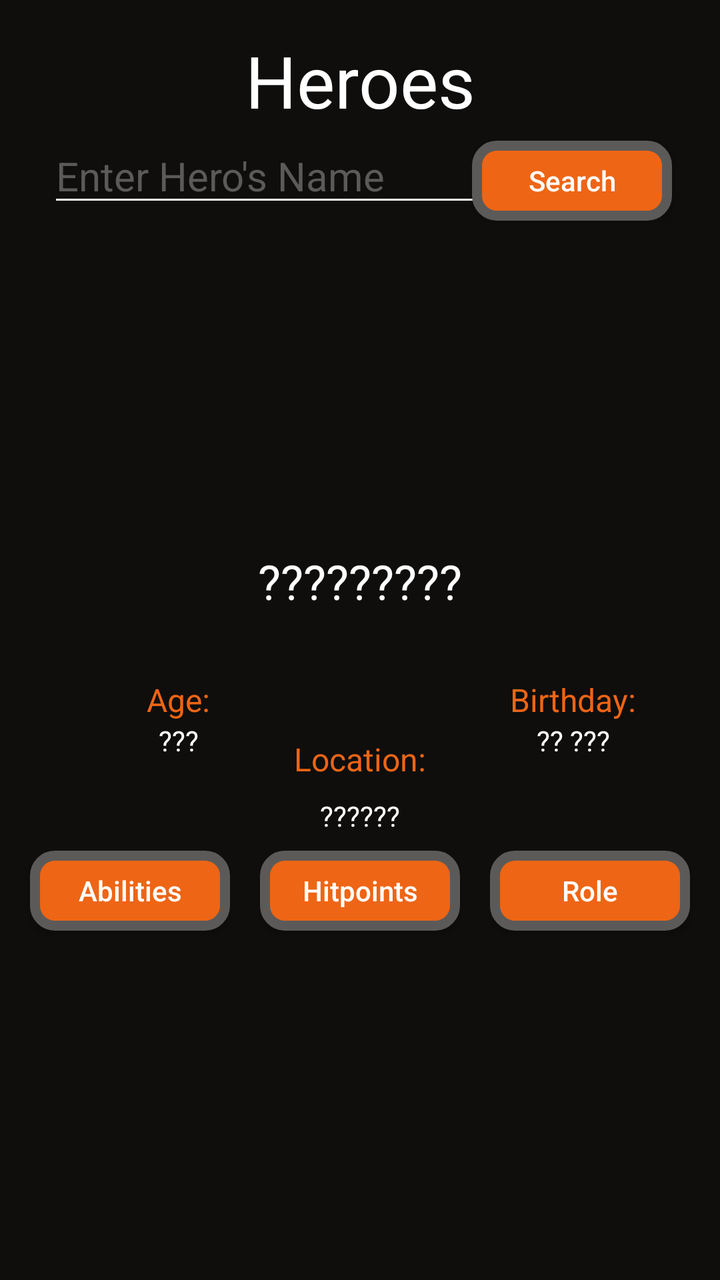
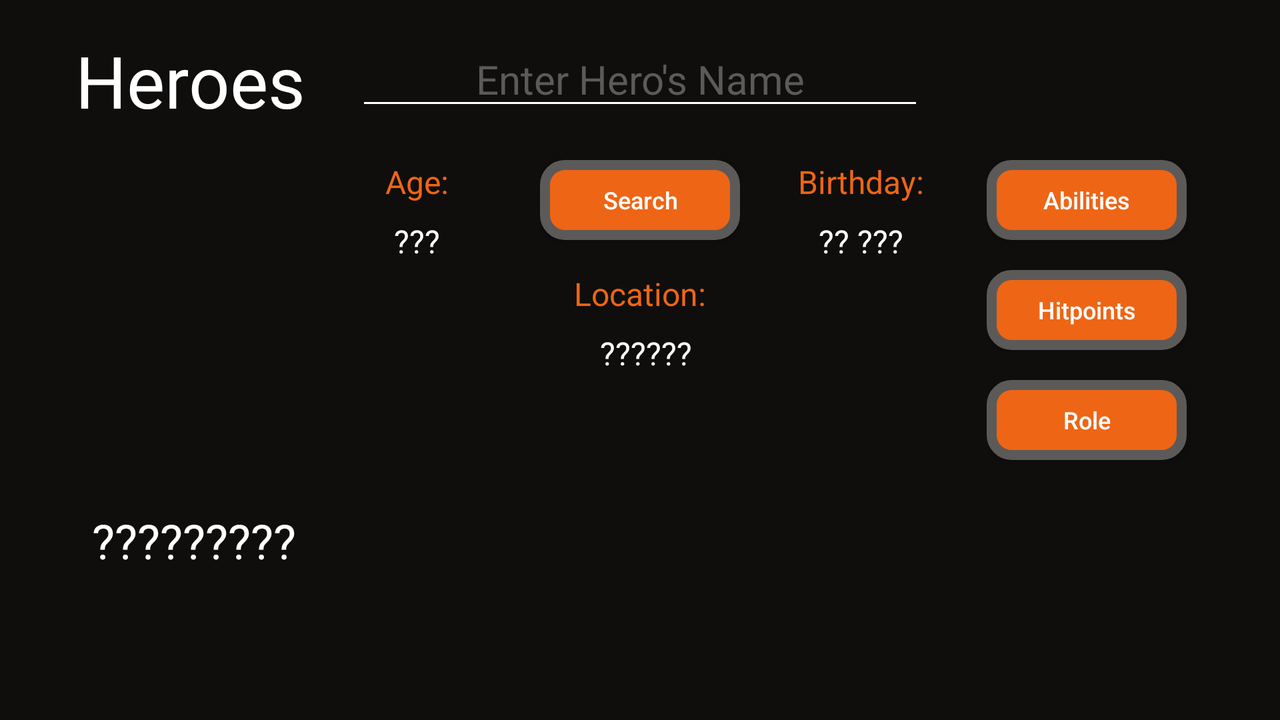

Compare how this app lays out the same screen by default and in its alternative resource folder. The renders come first, then the two layout files and the values they reference.
<!-- AndroidManifest.xml: application theme Theme.Overwatch2App_MenuActivity -->
<!-- res/layout/activity_heroes.xml -->
<?xml version="1.0" encoding="utf-8"?>
<androidx.constraintlayout.widget.ConstraintLayout xmlns:android="http://schemas.android.com/apk/res/android"
    xmlns:app="http://schemas.android.com/apk/res-auto"
    xmlns:tools="http://schemas.android.com/tools"
    android:layout_width="match_parent"
    android:layout_height="match_parent"
    android:background="@color/lightblack"
    tools:context=".heroesActivity.HeroesActivity">

    <TextView
        android:id="@+id/heroesSectionTitle"
        android:layout_width="wrap_content"
        android:layout_height="wrap_content"
        android:layout_marginTop="16dp"
        android:text="@string/heroesSectionTitleDefaultText"
        android:textColor="@color/white"
        android:textSize="36sp"
        app:layout_constraintBottom_toTopOf="@+id/searchHeroEditText"
        app:layout_constraintEnd_toEndOf="parent"
        app:layout_constraintHorizontal_bias="0.5"
        app:layout_constraintStart_toStartOf="parent"
        app:layout_constraintTop_toTopOf="parent" />

    <EditText
        android:id="@+id/searchHeroEditText"
        android:layout_width="wrap_content"
        android:layout_height="wrap_content"
        android:layout_marginStart="24dp"
        android:backgroundTint="@color/white"
        android:ems="10"
        android:hint="@string/searchHeroEditTextHintDefault"
        android:inputType="text"
        android:textColor="@color/white"
        android:textColorHint="@color/grey"
        android:textSize="20sp"
        app:layout_constraintBottom_toTopOf="@+id/heroPortrait"
        app:layout_constraintStart_toStartOf="parent"
        app:layout_constraintTop_toBottomOf="@+id/heroesSectionTitle"
        tools:ignore="Autofill,TextContrastCheck,TouchTargetSizeCheck" />


    <Button
        android:id="@+id/searchHeroButton"
        android:layout_width="100dp"
        android:layout_height="40dp"
        android:layout_marginEnd="24dp"
        android:background="@drawable/custom_activity_button"
        android:text="@string/searchHeroButtonDefaultText"
        android:textAllCaps="false"
        android:textColor="@color/white"
        android:textSize="14sp"
        app:layout_constraintBaseline_toBaselineOf="@+id/searchHeroEditText"
        app:layout_constraintEnd_toEndOf="parent"
        tools:ignore="TextContrastCheck,TouchTargetSizeCheck" />

    <ImageView
        android:id="@+id/heroPortrait"
        android:layout_width="150dp"
        android:layout_height="150dp"
        android:layout_marginTop="8dp"
        android:src="@drawable/overwatch_logo"
        app:layout_constraintEnd_toEndOf="parent"
        app:layout_constraintHorizontal_bias="0.5"
        app:layout_constraintStart_toStartOf="parent"
        app:layout_constraintTop_toBottomOf="@+id/searchHeroEditText"
        tools:ignore="ContentDescription" />

    <TextView
        android:id="@+id/descriptionDisplay"
        android:layout_width="0dp"
        android:layout_height="wrap_content"
        android:layout_marginStart="24dp"
        android:layout_marginTop="8dp"
        android:layout_marginEnd="24dp"
        android:gravity="center"
        android:textColor="@color/white"
        android:textSize="12sp"
        android:textStyle="italic"
        app:layout_constraintEnd_toEndOf="parent"
        app:layout_constraintHorizontal_bias="0.5"
        app:layout_constraintStart_toStartOf="parent"
        app:layout_constraintTop_toBottomOf="@+id/heroNameDisplay" />

    <TextView
        android:id="@+id/birthdayHeroTitle"
        android:layout_width="wrap_content"
        android:layout_height="wrap_content"
        android:layout_marginTop="8dp"
        android:text="@string/birthdayTitleDefaultText"
        android:textColor="@color/orange"
        android:textSize="16sp"
        app:layout_constraintStart_toEndOf="@+id/heroPortrait"
        app:layout_constraintTop_toBottomOf="@+id/descriptionDisplay" />

    <TextView
        android:id="@+id/heroBirthdayDisplay"
        android:layout_width="wrap_content"
        android:layout_height="wrap_content"
        android:text="@string/heroBirthdayDisplayDefaultText"
        android:textColor="@color/white"
        android:textSize="14sp"
        app:layout_constraintEnd_toEndOf="@+id/birthdayHeroTitle"
        app:layout_constraintStart_toStartOf="@+id/birthdayHeroTitle"
        app:layout_constraintTop_toBottomOf="@+id/birthdayHeroTitle" />

    <TextView
        android:id="@+id/heroAgeDisplay"
        android:layout_width="wrap_content"
        android:layout_height="wrap_content"
        android:text="@string/heroAgeDisplayDefaultText"
        android:textColor="@color/white"
        android:textSize="14sp"
        app:layout_constraintEnd_toEndOf="@+id/ageHeroTitle"
        app:layout_constraintStart_toStartOf="@+id/ageHeroTitle"
        app:layout_constraintTop_toBottomOf="@+id/ageHeroTitle" />

    <TextView
        android:id="@+id/heroLocationTitle"
        android:layout_width="wrap_content"
        android:layout_height="wrap_content"
        android:layout_marginTop="8dp"
        android:text="@string/heroLocationTitleDefaultText"
        android:textColor="@color/orange"
        android:textSize="16sp"
        app:layout_constraintEnd_toEndOf="parent"
        app:layout_constraintHorizontal_bias="0.5"
        app:layout_constraintStart_toStartOf="parent"
        app:layout_constraintTop_toBottomOf="@+id/ageHeroTitle" />

    <TextView
        android:id="@+id/heroLocationDisplay"
        android:layout_width="0dp"
        android:layout_height="wrap_content"
        android:layout_marginStart="24dp"
        android:layout_marginTop="8dp"
        android:layout_marginEnd="24dp"
        android:gravity="center"
        android:text="@string/heroLocationDisplayDefaultText"
        android:textColor="@color/white"
        android:textSize="14sp"
        app:layout_constraintEnd_toEndOf="parent"
        app:layout_constraintHorizontal_bias="0.5"
        app:layout_constraintStart_toStartOf="parent"
        app:layout_constraintTop_toBottomOf="@+id/heroLocationTitle" />

    <TextView
        android:id="@+id/ageHeroTitle"
        android:layout_width="wrap_content"
        android:layout_height="wrap_content"
        android:layout_marginTop="8dp"
        android:text="@string/ageTitleDefaultText"
        android:textColor="@color/orange"
        android:textSize="16sp"
        app:layout_constraintEnd_toStartOf="@+id/heroPortrait"
        app:layout_constraintTop_toBottomOf="@+id/descriptionDisplay" />

    <TextView
        android:id="@+id/heroNameDisplay"
        android:layout_width="wrap_content"
        android:layout_height="wrap_content"
        android:layout_marginTop="8dp"
        android:text="@string/heroNameDisplayDefaultText"
        android:textColor="@color/white"
        android:textSize="24sp"
        app:layout_constraintEnd_toEndOf="parent"
        app:layout_constraintHorizontal_bias="0.5"
        app:layout_constraintStart_toStartOf="parent"
        app:layout_constraintTop_toBottomOf="@+id/heroPortrait" />

    <Button
        android:id="@+id/abilitiesButton"
        android:layout_width="100dp"
        android:layout_height="40dp"
        android:background="@drawable/custom_activity_button"
        android:text="@string/abilitiesButtonDefaultText"
        android:textAllCaps="false"
        android:textColor="@color/white"
        android:textSize="14sp"
        app:layout_constraintBottom_toBottomOf="@+id/hitPointsButton"
        app:layout_constraintEnd_toStartOf="@+id/hitPointsButton"
        app:layout_constraintHorizontal_bias="0.5"
        app:layout_constraintStart_toStartOf="parent"
        app:layout_constraintTop_toTopOf="@+id/hitPointsButton"
        tools:ignore="TextContrastCheck,TouchTargetSizeCheck" />

    <Button
        android:id="@+id/roleButton"
        android:layout_width="100dp"
        android:layout_height="40dp"
        android:background="@drawable/custom_activity_button"
        android:text="@string/rolesButtonDefaultText"
        android:textAllCaps="false"
        android:textColor="@color/white"
        android:textSize="14sp"
        app:layout_constraintBottom_toBottomOf="@+id/hitPointsButton"
        app:layout_constraintEnd_toEndOf="parent"
        app:layout_constraintHorizontal_bias="0.5"
        app:layout_constraintStart_toEndOf="@+id/hitPointsButton"
        app:layout_constraintTop_toTopOf="@+id/hitPointsButton"
        tools:ignore="TextContrastCheck,TouchTargetSizeCheck" />

    <Button
        android:id="@+id/hitPointsButton"
        android:layout_width="100dp"
        android:layout_height="40dp"
        android:layout_marginTop="8dp"
        android:background="@drawable/custom_activity_button"
        android:text="@string/hitpointsButtonDefaultText"
        android:textAllCaps="false"
        android:textColor="@color/white"
        android:textSize="14sp"
        app:layout_constraintEnd_toStartOf="@+id/roleButton"
        app:layout_constraintHorizontal_bias="0.5"
        app:layout_constraintStart_toEndOf="@+id/abilitiesButton"
        app:layout_constraintTop_toBottomOf="@+id/heroLocationDisplay"
        tools:ignore="TextContrastCheck,TouchTargetSizeCheck" />

    <ImageView
        android:id="@+id/overwatchLogoImageBackButton"
        android:layout_width="50dp"
        android:layout_height="50dp"
        android:layout_marginTop="16dp"
        android:src="@drawable/overwatch_logo"
        app:layout_constraintEnd_toEndOf="parent"
        app:layout_constraintHorizontal_bias="0.5"
        app:layout_constraintStart_toStartOf="parent"
        app:layout_constraintTop_toBottomOf="@+id/hitPointsButton"
        tools:ignore="ContentDescription" />

</androidx.constraintlayout.widget.ConstraintLayout>
<!-- resources referenced by this layout -->
<resources>
  <color name="grey">#5C5A59</color>
  <color name="lightblack">#0F0E0D</color>
  <color name="orange">#EE6515</color>
  <color name="white">#FFFFFFFF</color>
  <!-- drawable custom_activity_button (drawable) -->
  <?xml version="1.0" encoding="utf-8"?>
  <shape android:shape="rectangle"
      xmlns:android="http://schemas.android.com/apk/res/android">
  
      
      <stroke
          android:width="5dp"
          android:color="@color/grey" />
  
      
      <solid android:color="@color/orange" />
  
      
      <corners android:radius="10dp" />
  </shape>
  <string name="abilitiesButtonDefaultText">Abilities</string>
  <string name="ageTitleDefaultText">Age:</string>
  <string name="birthdayTitleDefaultText">Birthday:</string>
  <string name="heroAgeDisplayDefaultText">\???</string>
  <string name="heroBirthdayDisplayDefaultText">\?? ???</string>
  <string name="heroLocationDisplayDefaultText">\??????</string>
  <string name="heroLocationTitleDefaultText">Location:</string>
  <string name="heroNameDisplayDefaultText">\?????????</string>
  <string name="heroesSectionTitleDefaultText">Heroes</string>
  <string name="hitpointsButtonDefaultText">Hitpoints</string>
  <string name="rolesButtonDefaultText">Role</string>
  <string name="searchHeroButtonDefaultText">Search</string>
  <string name="searchHeroEditTextHintDefault">Enter Hero\'s Name</string>
  <style name="Theme.Overwatch2App_MenuActivity" parent="Base.Theme.Overwatch2App_MenuActivity" />
  <style name="Base.Theme.Overwatch2App_MenuActivity" parent="Theme.AppCompat.Light.NoActionBar">
          
          
      </style>
</resources>
<!-- res/layout-land/activity_heroes.xml (the repository's variant of the layout above) -->
<!-- drawn on the phone turned sideways -->
<?xml version="1.0" encoding="utf-8"?>
<androidx.constraintlayout.widget.ConstraintLayout xmlns:android="http://schemas.android.com/apk/res/android"
    xmlns:app="http://schemas.android.com/apk/res-auto"
    xmlns:tools="http://schemas.android.com/tools"
    android:layout_width="match_parent"
    android:layout_height="match_parent"
    android:background="@color/lightblack"
    tools:context=".heroesActivity.HeroesActivity">


    <TextView
        android:id="@+id/heroesSectionTitle"
        android:layout_width="wrap_content"
        android:layout_height="wrap_content"
        android:layout_marginTop="24dp"
        android:layout_marginBottom="24dp"
        android:text="@string/heroesSectionTitleDefaultText"
        android:textColor="@color/white"
        android:textSize="36sp"
        app:layout_constraintBottom_toTopOf="@+id/heroPortrait"
        app:layout_constraintEnd_toEndOf="@+id/heroPortrait"
        app:layout_constraintHorizontal_bias="0.521"
        app:layout_constraintStart_toStartOf="@+id/heroPortrait"
        app:layout_constraintTop_toTopOf="parent" />

    <EditText
        android:id="@+id/searchHeroEditText"
        android:layout_width="wrap_content"
        android:layout_height="wrap_content"
        android:backgroundTint="@color/white"
        android:ems="12"
        android:gravity="center"
        android:hint="@string/searchHeroEditTextHintDefault"
        android:inputType="text"
        android:textColor="@color/white"
        android:textColorHint="@color/grey"
        android:textSize="20sp"
        app:layout_constraintBottom_toBottomOf="@+id/heroesSectionTitle"
        app:layout_constraintEnd_toEndOf="parent"
        app:layout_constraintStart_toStartOf="parent"
        app:layout_constraintTop_toTopOf="@+id/heroesSectionTitle"
        app:layout_constraintVertical_bias="0.0"
        tools:ignore="Autofill,TextContrastCheck" />

    <Button
        android:id="@+id/searchHeroButton"
        android:layout_width="100dp"
        android:layout_height="40dp"
        android:background="@drawable/custom_activity_button"
        android:text="@string/searchHeroButtonDefaultText"
        android:textAllCaps="false"
        android:textColor="@color/white"
        android:textSize="12sp"
        app:layout_constraintEnd_toEndOf="@+id/searchHeroEditText"
        app:layout_constraintStart_toStartOf="@+id/searchHeroEditText"
        app:layout_constraintTop_toTopOf="@+id/abilitiesButton"
        tools:ignore="TextContrastCheck,TouchTargetSizeCheck" />

    <ImageView
        android:id="@+id/heroPortrait"
        android:layout_width="150dp"
        android:layout_height="150dp"
        android:layout_marginTop="80dp"
        android:layout_marginEnd="125dp"
        android:src="@drawable/overwatch_logo"
        app:layout_constraintEnd_toStartOf="@+id/overwatchLogoImageBackButton"
        app:layout_constraintTop_toTopOf="parent"
        tools:ignore="ContentDescription" />

    <TextView
        android:id="@+id/heroNameDisplay"
        android:layout_width="wrap_content"
        android:layout_height="wrap_content"
        android:layout_marginTop="24dp"
        android:text="@string/heroNameDisplayDefaultText"
        android:textColor="@color/white"
        android:textSize="24sp"
        app:layout_constraintEnd_toEndOf="@+id/heroesSectionTitle"
        app:layout_constraintHorizontal_bias="0.638"
        app:layout_constraintStart_toStartOf="@+id/heroesSectionTitle"
        app:layout_constraintTop_toBottomOf="@+id/heroPortrait" />

    <TextView
        android:id="@+id/ageHeroTitle"
        android:layout_width="wrap_content"
        android:layout_height="wrap_content"
        android:layout_marginEnd="48dp"
        android:text="@string/ageTitleDefaultText"
        android:textColor="@color/orange"
        android:textSize="16sp"
        app:layout_constraintEnd_toStartOf="@+id/heroLocationTitle"
        app:layout_constraintStart_toStartOf="@+id/searchHeroEditText"
        app:layout_constraintTop_toTopOf="@+id/heroPortrait" />

    <TextView
        android:id="@+id/heroAgeDisplay"
        android:layout_width="wrap_content"
        android:layout_height="wrap_content"
        android:layout_marginTop="8dp"
        android:text="@string/heroAgeDisplayDefaultText"
        android:textColor="@color/white"
        android:textSize="16sp"
        app:layout_constraintEnd_toEndOf="@+id/ageHeroTitle"
        app:layout_constraintStart_toStartOf="@+id/ageHeroTitle"
        app:layout_constraintTop_toBottomOf="@+id/ageHeroTitle" />

    <TextView
        android:id="@+id/birthdayHeroTitle"
        android:layout_width="wrap_content"
        android:layout_height="wrap_content"
        android:text="@string/birthdayTitleDefaultText"
        android:textColor="@color/orange"
        android:textSize="16sp"
        app:layout_constraintEnd_toEndOf="@+id/searchHeroEditText"
        app:layout_constraintTop_toTopOf="@+id/ageHeroTitle" />

    <TextView
        android:id="@+id/heroBirthdayDisplay"
        android:layout_width="wrap_content"
        android:layout_height="wrap_content"
        android:layout_marginTop="8dp"
        android:text="@string/heroBirthdayDisplayDefaultText"
        android:textColor="@color/white"
        android:textSize="16sp"
        app:layout_constraintEnd_toEndOf="@+id/birthdayHeroTitle"
        app:layout_constraintStart_toStartOf="@+id/birthdayHeroTitle"
        app:layout_constraintTop_toBottomOf="@+id/birthdayHeroTitle" />

    <TextView
        android:id="@+id/heroLocationTitle"
        android:layout_width="wrap_content"
        android:layout_height="wrap_content"
        android:layout_marginTop="16dp"
        android:layout_marginBottom="8dp"
        android:text="@string/heroLocationTitleDefaultText"
        android:textColor="@color/orange"
        android:textSize="16sp"
        app:layout_constraintBottom_toTopOf="@+id/heroLocationDisplay"
        app:layout_constraintEnd_toEndOf="@+id/searchHeroButton"
        app:layout_constraintStart_toStartOf="@+id/searchHeroButton"
        app:layout_constraintTop_toBottomOf="@+id/searchHeroButton" />

    <TextView
        android:id="@+id/heroLocationDisplay"
        android:layout_width="275dp"
        android:layout_height="wrap_content"
        android:layout_marginTop="8dp"
        android:gravity="center"
        android:text="@string/heroLocationDisplayDefaultText"
        android:textColor="@color/white"
        android:textSize="16sp"
        app:layout_constraintEnd_toEndOf="@+id/descriptionDisplay"
        app:layout_constraintStart_toStartOf="@+id/descriptionDisplay"
        app:layout_constraintTop_toBottomOf="@+id/heroLocationTitle" />

    <TextView
        android:id="@+id/descriptionDisplay"
        android:layout_width="275dp"
        android:layout_height="60dp"
        android:gravity="center"
        android:textColor="@color/white"
        android:textSize="12sp"
        android:textStyle="italic"
        app:layout_constraintEnd_toEndOf="@+id/overwatchLogoImageBackButton"
        app:layout_constraintHorizontal_bias="0.484"
        app:layout_constraintStart_toStartOf="@+id/overwatchLogoImageBackButton"
        app:layout_constraintTop_toBottomOf="@+id/heroLocationDisplay" />

    <Button
        android:id="@+id/abilitiesButton"
        android:layout_width="100dp"
        android:layout_height="40dp"
        android:layout_marginStart="150dp"
        android:layout_marginEnd="48dp"
        android:background="@drawable/custom_activity_button"
        android:text="@string/abilitiesButtonDefaultText"
        android:textAllCaps="false"
        android:textColor="@color/white"
        android:textSize="12sp"
        app:layout_constraintEnd_toEndOf="parent"
        app:layout_constraintStart_toEndOf="@+id/overwatchLogoImageBackButton"
        app:layout_constraintTop_toTopOf="@+id/heroPortrait"
        tools:ignore="TextContrastCheck,TouchTargetSizeCheck" />

    <Button
        android:id="@+id/roleButton"
        android:layout_width="100dp"
        android:layout_height="40dp"
        android:background="@drawable/custom_activity_button"
        android:text="@string/rolesButtonDefaultText"
        android:textAllCaps="false"
        android:textColor="@color/white"
        android:textSize="12sp"
        app:layout_constraintBottom_toBottomOf="@+id/heroPortrait"
        app:layout_constraintEnd_toEndOf="@+id/hitPointsButton"
        app:layout_constraintHorizontal_bias="0.0"
        app:layout_constraintStart_toStartOf="@+id/hitPointsButton"
        tools:ignore="TextContrastCheck,TouchTargetSizeCheck" />

    <Button
        android:id="@+id/hitPointsButton"
        android:layout_width="100dp"
        android:layout_height="40dp"
        android:background="@drawable/custom_activity_button"
        android:text="@string/hitpointsButtonDefaultText"
        android:textAllCaps="false"
        android:textColor="@color/white"
        android:textSize="12sp"
        app:layout_constraintBottom_toBottomOf="@+id/heroPortrait"
        app:layout_constraintEnd_toEndOf="@+id/abilitiesButton"
        app:layout_constraintStart_toStartOf="@+id/abilitiesButton"
        app:layout_constraintTop_toTopOf="@+id/heroPortrait"
        tools:ignore="TextContrastCheck,TouchTargetSizeCheck" />

    <ImageView
        android:id="@+id/overwatchLogoImageBackButton"
        android:layout_width="50dp"
        android:layout_height="50dp"
        android:src="@drawable/overwatch_logo"
        app:layout_constraintBottom_toBottomOf="parent"
        app:layout_constraintEnd_toEndOf="parent"
        app:layout_constraintHorizontal_bias="0.499"
        app:layout_constraintStart_toStartOf="parent"
        app:layout_constraintTop_toBottomOf="@+id/descriptionDisplay"
        app:layout_constraintVertical_bias="0.587"
        tools:ignore="ContentDescription" />

</androidx.constraintlayout.widget.ConstraintLayout>
